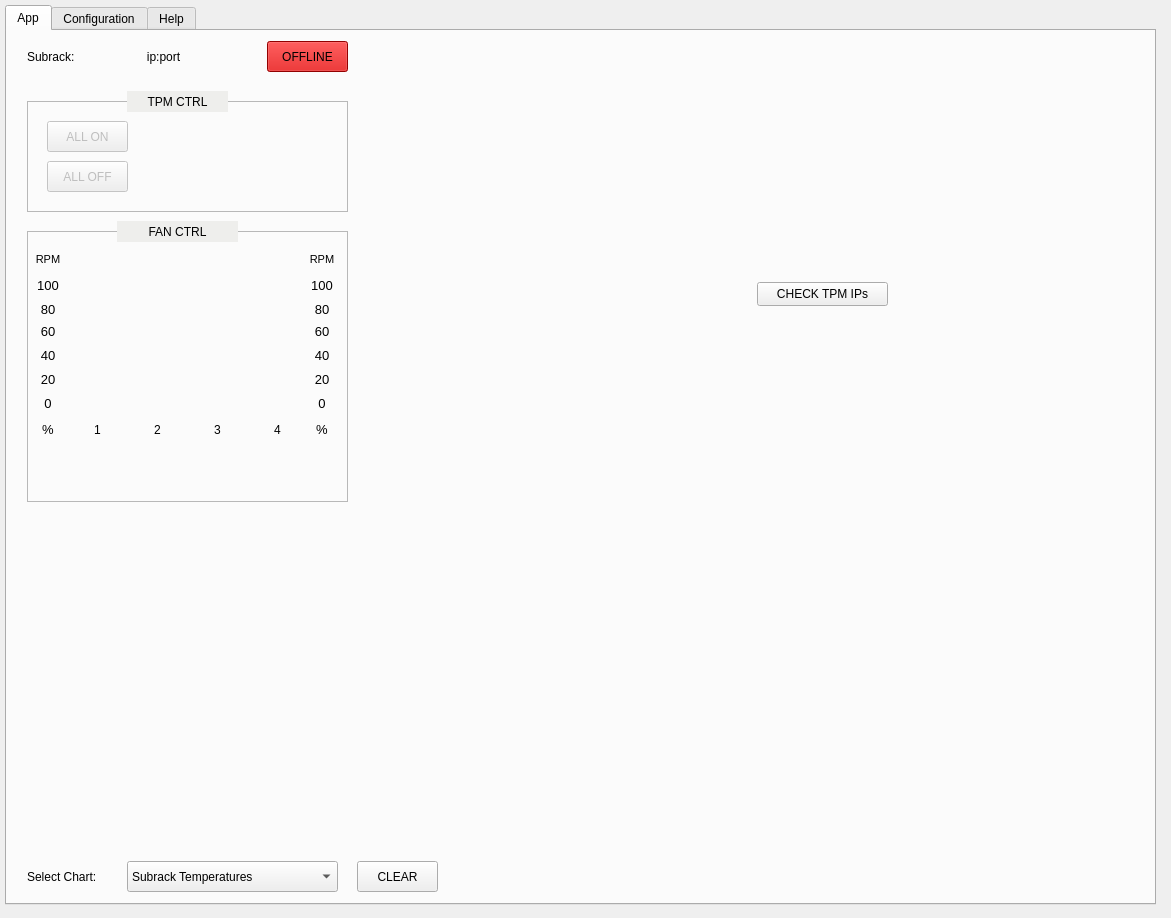
<?xml version="1.0" encoding="UTF-8"?>
<ui version="4.0">
 <class>Form</class>
 <widget class="QWidget" name="Form">
  <property name="geometry">
   <rect>
    <x>0</x>
    <y>0</y>
    <width>1171</width>
    <height>918</height>
   </rect>
  </property>
  <property name="windowTitle">
   <string>Form</string>
  </property>
  <widget class="QTabWidget" name="tabWidget">
   <property name="geometry">
    <rect>
     <x>5</x>
     <y>5</y>
     <width>1151</width>
     <height>900</height>
    </rect>
   </property>
   <property name="currentIndex">
    <number>0</number>
   </property>
   <widget class="QWidget" name="qtab_app">
    <attribute name="title">
     <string>App</string>
    </attribute>
    <widget class="QLabel" name="qlabel_message">
     <property name="geometry">
      <rect>
       <x>800</x>
       <y>830</y>
       <width>341</width>
       <height>31</height>
      </rect>
     </property>
     <property name="layoutDirection">
      <enum>Qt::LeftToRight</enum>
     </property>
     <property name="text">
      <string/>
     </property>
     <property name="alignment">
      <set>Qt::AlignRight|Qt::AlignTrailing|Qt::AlignVCenter</set>
     </property>
    </widget>
    <widget class="QComboBox" name="qcombo_chart">
     <property name="geometry">
      <rect>
       <x>120</x>
       <y>830</y>
       <width>211</width>
       <height>31</height>
      </rect>
     </property>
     <property name="currentIndex">
      <number>0</number>
     </property>
     <property name="maxVisibleItems">
      <number>16</number>
     </property>
     <property name="duplicatesEnabled">
      <bool>false</bool>
     </property>
     <item>
      <property name="text">
       <string>Subrack Temperatures</string>
      </property>
     </item>
     <item>
      <property name="text">
       <string>TPM Board Temperatures</string>
      </property>
     </item>
     <item>
      <property name="text">
       <string>TPM FPGA0 Temperatures</string>
      </property>
     </item>
     <item>
      <property name="text">
       <string>TPM FPGA1 Temperatures</string>
      </property>
     </item>
     <item>
      <property name="text">
       <string>TPM Powers</string>
      </property>
     </item>
     <item>
      <property name="text">
       <string>TPM Currents</string>
      </property>
     </item>
     <item>
      <property name="text">
       <string>TPM Voltages</string>
      </property>
     </item>
     <item>
      <property name="text">
       <string>Power Supply Fan Speeds</string>
      </property>
     </item>
     <item>
      <property name="text">
       <string>Power Supply Powers</string>
      </property>
     </item>
     <item>
      <property name="text">
       <string>Power Supply Currents</string>
      </property>
     </item>
     <item>
      <property name="text">
       <string>Power Supply Voltages</string>
      </property>
     </item>
    </widget>
    <widget class="QWidget" name="qplot_chart_tpm" native="true">
     <property name="geometry">
      <rect>
       <x>0</x>
       <y>480</y>
       <width>1141</width>
       <height>341</height>
      </rect>
     </property>
    </widget>
    <widget class="QPushButton" name="qbutton_connect">
     <property name="geometry">
      <rect>
       <x>260</x>
       <y>10</y>
       <width>81</width>
       <height>31</height>
      </rect>
     </property>
     <property name="styleSheet">
      <string notr="true">background-color: rgb(204, 0, 0);</string>
     </property>
     <property name="text">
      <string>OFFLINE</string>
     </property>
    </widget>
    <widget class="QWidget" name="qplot_mgn_temp" native="true">
     <property name="geometry">
      <rect>
       <x>750</x>
       <y>0</y>
       <width>201</width>
       <height>231</height>
      </rect>
     </property>
    </widget>
    <widget class="QWidget" name="qplot_psu" native="true">
     <property name="geometry">
      <rect>
       <x>940</x>
       <y>0</y>
       <width>201</width>
       <height>231</height>
      </rect>
     </property>
    </widget>
    <widget class="QWidget" name="qplot_tpm_power" native="true">
     <property name="geometry">
      <rect>
       <x>350</x>
       <y>0</y>
       <width>411</width>
       <height>231</height>
      </rect>
     </property>
    </widget>
    <widget class="QLabel" name="qlabel_connection_3">
     <property name="geometry">
      <rect>
       <x>120</x>
       <y>60</y>
       <width>101</width>
       <height>21</height>
      </rect>
     </property>
     <property name="layoutDirection">
      <enum>Qt::LeftToRight</enum>
     </property>
     <property name="styleSheet">
      <string notr="true">background-color: rgb(238, 238, 236);</string>
     </property>
     <property name="text">
      <string>TPM CTRL</string>
     </property>
     <property name="alignment">
      <set>Qt::AlignCenter</set>
     </property>
    </widget>
    <widget class="QWidget" name="qplot_chart_mgn" native="true">
     <property name="geometry">
      <rect>
       <x>10</x>
       <y>480</y>
       <width>1131</width>
       <height>341</height>
      </rect>
     </property>
    </widget>
    <widget class="QLabel" name="qlabel_ip_2">
     <property name="geometry">
      <rect>
       <x>20</x>
       <y>830</y>
       <width>101</width>
       <height>31</height>
      </rect>
     </property>
     <property name="layoutDirection">
      <enum>Qt::LeftToRight</enum>
     </property>
     <property name="text">
      <string>Select Chart:</string>
     </property>
     <property name="alignment">
      <set>Qt::AlignLeading|Qt::AlignLeft|Qt::AlignVCenter</set>
     </property>
    </widget>
    <widget class="QLabel" name="qlabel_ip">
     <property name="geometry">
      <rect>
       <x>20</x>
       <y>10</y>
       <width>61</width>
       <height>31</height>
      </rect>
     </property>
     <property name="layoutDirection">
      <enum>Qt::LeftToRight</enum>
     </property>
     <property name="text">
      <string>Subrack:</string>
     </property>
     <property name="alignment">
      <set>Qt::AlignLeading|Qt::AlignLeft|Qt::AlignVCenter</set>
     </property>
    </widget>
    <widget class="QLabel" name="qlabel_connection_5">
     <property name="geometry">
      <rect>
       <x>110</x>
       <y>190</y>
       <width>121</width>
       <height>21</height>
      </rect>
     </property>
     <property name="layoutDirection">
      <enum>Qt::LeftToRight</enum>
     </property>
     <property name="styleSheet">
      <string notr="true">background-color: rgb(238, 238, 236);</string>
     </property>
     <property name="text">
      <string>FAN CTRL</string>
     </property>
     <property name="alignment">
      <set>Qt::AlignCenter</set>
     </property>
    </widget>
    <widget class="QFrame" name="frame_fan">
     <property name="enabled">
      <bool>false</bool>
     </property>
     <property name="geometry">
      <rect>
       <x>20</x>
       <y>200</y>
       <width>321</width>
       <height>271</height>
      </rect>
     </property>
     <property name="frameShape">
      <enum>QFrame::StyledPanel</enum>
     </property>
     <property name="frameShadow">
      <enum>QFrame::Raised</enum>
     </property>
     <widget class="QLabel" name="label_fan_1">
      <property name="enabled">
       <bool>false</bool>
      </property>
      <property name="geometry">
       <rect>
        <x>60</x>
        <y>190</y>
        <width>21</width>
        <height>17</height>
       </rect>
      </property>
      <property name="styleSheet">
       <string notr="true">color: rgb(0, 0, 0);</string>
      </property>
      <property name="text">
       <string>1</string>
      </property>
      <property name="alignment">
       <set>Qt::AlignCenter</set>
      </property>
     </widget>
     <widget class="QLabel" name="label_fan_2">
      <property name="enabled">
       <bool>false</bool>
      </property>
      <property name="geometry">
       <rect>
        <x>120</x>
        <y>190</y>
        <width>21</width>
        <height>17</height>
       </rect>
      </property>
      <property name="styleSheet">
       <string notr="true">color: rgb(0, 0, 0);</string>
      </property>
      <property name="text">
       <string>2</string>
      </property>
      <property name="alignment">
       <set>Qt::AlignCenter</set>
      </property>
     </widget>
     <widget class="QLabel" name="label_fan_4">
      <property name="enabled">
       <bool>false</bool>
      </property>
      <property name="geometry">
       <rect>
        <x>240</x>
        <y>190</y>
        <width>21</width>
        <height>17</height>
       </rect>
      </property>
      <property name="styleSheet">
       <string notr="true">color: rgb(0, 0, 0);</string>
      </property>
      <property name="text">
       <string>4</string>
      </property>
      <property name="alignment">
       <set>Qt::AlignCenter</set>
      </property>
     </widget>
     <widget class="QLabel" name="label_fan_3">
      <property name="enabled">
       <bool>false</bool>
      </property>
      <property name="geometry">
       <rect>
        <x>180</x>
        <y>190</y>
        <width>21</width>
        <height>17</height>
       </rect>
      </property>
      <property name="styleSheet">
       <string notr="true">color: rgb(0, 0, 0);</string>
      </property>
      <property name="text">
       <string>3</string>
      </property>
      <property name="alignment">
       <set>Qt::AlignCenter</set>
      </property>
     </widget>
     <widget class="QLabel" name="label_perc_0">
      <property name="enabled">
       <bool>false</bool>
      </property>
      <property name="geometry">
       <rect>
        <x>8</x>
        <y>164</y>
        <width>26</width>
        <height>17</height>
       </rect>
      </property>
      <property name="font">
       <font>
        <pointsize>10</pointsize>
       </font>
      </property>
      <property name="styleSheet">
       <string notr="true">color: rgb(0, 0, 0);</string>
      </property>
      <property name="text">
       <string>0</string>
      </property>
      <property name="alignment">
       <set>Qt::AlignCenter</set>
      </property>
     </widget>
     <widget class="QLabel" name="label_perc_80">
      <property name="enabled">
       <bool>false</bool>
      </property>
      <property name="geometry">
       <rect>
        <x>8</x>
        <y>70</y>
        <width>26</width>
        <height>17</height>
       </rect>
      </property>
      <property name="font">
       <font>
        <pointsize>10</pointsize>
       </font>
      </property>
      <property name="styleSheet">
       <string notr="true">color: rgb(0, 0, 0);</string>
      </property>
      <property name="text">
       <string>80</string>
      </property>
      <property name="alignment">
       <set>Qt::AlignCenter</set>
      </property>
     </widget>
     <widget class="QLabel" name="label_perc_100">
      <property name="enabled">
       <bool>false</bool>
      </property>
      <property name="geometry">
       <rect>
        <x>8</x>
        <y>46</y>
        <width>26</width>
        <height>17</height>
       </rect>
      </property>
      <property name="font">
       <font>
        <pointsize>10</pointsize>
       </font>
      </property>
      <property name="styleSheet">
       <string notr="true">color: rgb(0, 0, 0);</string>
      </property>
      <property name="text">
       <string>100</string>
      </property>
      <property name="alignment">
       <set>Qt::AlignCenter</set>
      </property>
     </widget>
     <widget class="QLabel" name="label_perc_60">
      <property name="enabled">
       <bool>false</bool>
      </property>
      <property name="geometry">
       <rect>
        <x>8</x>
        <y>92</y>
        <width>26</width>
        <height>17</height>
       </rect>
      </property>
      <property name="font">
       <font>
        <pointsize>10</pointsize>
       </font>
      </property>
      <property name="styleSheet">
       <string notr="true">color: rgb(0, 0, 0);</string>
      </property>
      <property name="text">
       <string>60</string>
      </property>
      <property name="alignment">
       <set>Qt::AlignCenter</set>
      </property>
     </widget>
     <widget class="QLabel" name="label_perc_20">
      <property name="enabled">
       <bool>false</bool>
      </property>
      <property name="geometry">
       <rect>
        <x>8</x>
        <y>140</y>
        <width>26</width>
        <height>17</height>
       </rect>
      </property>
      <property name="font">
       <font>
        <pointsize>10</pointsize>
       </font>
      </property>
      <property name="styleSheet">
       <string notr="true">color: rgb(0, 0, 0);</string>
      </property>
      <property name="text">
       <string>20</string>
      </property>
      <property name="alignment">
       <set>Qt::AlignCenter</set>
      </property>
     </widget>
     <widget class="QLabel" name="label_perc_40">
      <property name="enabled">
       <bool>false</bool>
      </property>
      <property name="geometry">
       <rect>
        <x>8</x>
        <y>116</y>
        <width>26</width>
        <height>17</height>
       </rect>
      </property>
      <property name="font">
       <font>
        <pointsize>10</pointsize>
       </font>
      </property>
      <property name="styleSheet">
       <string notr="true">color: rgb(0, 0, 0);</string>
      </property>
      <property name="text">
       <string>40</string>
      </property>
      <property name="alignment">
       <set>Qt::AlignCenter</set>
      </property>
     </widget>
     <widget class="QLabel" name="label_perc">
      <property name="enabled">
       <bool>false</bool>
      </property>
      <property name="geometry">
       <rect>
        <x>8</x>
        <y>190</y>
        <width>26</width>
        <height>17</height>
       </rect>
      </property>
      <property name="font">
       <font>
        <pointsize>10</pointsize>
       </font>
      </property>
      <property name="styleSheet">
       <string notr="true">color: rgb(0, 0, 0);</string>
      </property>
      <property name="text">
       <string>%</string>
      </property>
      <property name="alignment">
       <set>Qt::AlignCenter</set>
      </property>
     </widget>
     <widget class="QLabel" name="label_perc_2">
      <property name="enabled">
       <bool>false</bool>
      </property>
      <property name="geometry">
       <rect>
        <x>282</x>
        <y>190</y>
        <width>26</width>
        <height>17</height>
       </rect>
      </property>
      <property name="font">
       <font>
        <pointsize>10</pointsize>
       </font>
      </property>
      <property name="styleSheet">
       <string notr="true">color: rgb(0, 0, 0);</string>
      </property>
      <property name="text">
       <string>%</string>
      </property>
      <property name="alignment">
       <set>Qt::AlignCenter</set>
      </property>
     </widget>
     <widget class="QLabel" name="label_perc_1">
      <property name="enabled">
       <bool>false</bool>
      </property>
      <property name="geometry">
       <rect>
        <x>282</x>
        <y>164</y>
        <width>26</width>
        <height>17</height>
       </rect>
      </property>
      <property name="font">
       <font>
        <pointsize>10</pointsize>
       </font>
      </property>
      <property name="styleSheet">
       <string notr="true">color: rgb(0, 0, 0);</string>
      </property>
      <property name="text">
       <string>0</string>
      </property>
      <property name="alignment">
       <set>Qt::AlignCenter</set>
      </property>
     </widget>
     <widget class="QLabel" name="label_perc_81">
      <property name="enabled">
       <bool>false</bool>
      </property>
      <property name="geometry">
       <rect>
        <x>282</x>
        <y>70</y>
        <width>26</width>
        <height>17</height>
       </rect>
      </property>
      <property name="font">
       <font>
        <pointsize>10</pointsize>
       </font>
      </property>
      <property name="styleSheet">
       <string notr="true">color: rgb(0, 0, 0);</string>
      </property>
      <property name="text">
       <string>80</string>
      </property>
      <property name="alignment">
       <set>Qt::AlignCenter</set>
      </property>
     </widget>
     <widget class="QLabel" name="label_perc_101">
      <property name="enabled">
       <bool>false</bool>
      </property>
      <property name="geometry">
       <rect>
        <x>282</x>
        <y>46</y>
        <width>26</width>
        <height>17</height>
       </rect>
      </property>
      <property name="font">
       <font>
        <pointsize>10</pointsize>
       </font>
      </property>
      <property name="styleSheet">
       <string notr="true">color: rgb(0, 0, 0);</string>
      </property>
      <property name="text">
       <string>100</string>
      </property>
      <property name="alignment">
       <set>Qt::AlignCenter</set>
      </property>
     </widget>
     <widget class="QLabel" name="label_perc_61">
      <property name="enabled">
       <bool>false</bool>
      </property>
      <property name="geometry">
       <rect>
        <x>282</x>
        <y>92</y>
        <width>26</width>
        <height>17</height>
       </rect>
      </property>
      <property name="font">
       <font>
        <pointsize>10</pointsize>
       </font>
      </property>
      <property name="styleSheet">
       <string notr="true">color: rgb(0, 0, 0);</string>
      </property>
      <property name="text">
       <string>60</string>
      </property>
      <property name="alignment">
       <set>Qt::AlignCenter</set>
      </property>
     </widget>
     <widget class="QLabel" name="label_perc_21">
      <property name="enabled">
       <bool>false</bool>
      </property>
      <property name="geometry">
       <rect>
        <x>282</x>
        <y>140</y>
        <width>26</width>
        <height>17</height>
       </rect>
      </property>
      <property name="font">
       <font>
        <pointsize>10</pointsize>
       </font>
      </property>
      <property name="styleSheet">
       <string notr="true">color: rgb(0, 0, 0);</string>
      </property>
      <property name="text">
       <string>20</string>
      </property>
      <property name="alignment">
       <set>Qt::AlignCenter</set>
      </property>
     </widget>
     <widget class="QLabel" name="label_perc_41">
      <property name="enabled">
       <bool>false</bool>
      </property>
      <property name="geometry">
       <rect>
        <x>282</x>
        <y>116</y>
        <width>26</width>
        <height>17</height>
       </rect>
      </property>
      <property name="font">
       <font>
        <pointsize>10</pointsize>
       </font>
      </property>
      <property name="styleSheet">
       <string notr="true">color: rgb(0, 0, 0);</string>
      </property>
      <property name="text">
       <string>40</string>
      </property>
      <property name="alignment">
       <set>Qt::AlignCenter</set>
      </property>
     </widget>
     <widget class="QLabel" name="label_rpm_sx">
      <property name="enabled">
       <bool>false</bool>
      </property>
      <property name="geometry">
       <rect>
        <x>8</x>
        <y>20</y>
        <width>26</width>
        <height>17</height>
       </rect>
      </property>
      <property name="font">
       <font>
        <pointsize>8</pointsize>
       </font>
      </property>
      <property name="styleSheet">
       <string notr="true">color: rgb(0, 0, 0);</string>
      </property>
      <property name="text">
       <string>RPM</string>
      </property>
      <property name="alignment">
       <set>Qt::AlignCenter</set>
      </property>
     </widget>
     <widget class="QLabel" name="label_rpm_dx">
      <property name="enabled">
       <bool>false</bool>
      </property>
      <property name="geometry">
       <rect>
        <x>282</x>
        <y>20</y>
        <width>26</width>
        <height>17</height>
       </rect>
      </property>
      <property name="font">
       <font>
        <pointsize>8</pointsize>
       </font>
      </property>
      <property name="styleSheet">
       <string notr="true">color: rgb(0, 0, 0);</string>
      </property>
      <property name="text">
       <string>RPM</string>
      </property>
      <property name="alignment">
       <set>Qt::AlignCenter</set>
      </property>
     </widget>
    </widget>
    <widget class="QFrame" name="frame_tpm">
     <property name="enabled">
      <bool>false</bool>
     </property>
     <property name="geometry">
      <rect>
       <x>20</x>
       <y>70</y>
       <width>321</width>
       <height>111</height>
      </rect>
     </property>
     <property name="frameShape">
      <enum>QFrame::StyledPanel</enum>
     </property>
     <property name="frameShadow">
      <enum>QFrame::Raised</enum>
     </property>
     <widget class="QPushButton" name="qbutton_tpm_off">
      <property name="geometry">
       <rect>
        <x>20</x>
        <y>60</y>
        <width>81</width>
        <height>31</height>
       </rect>
      </property>
      <property name="text">
       <string>ALL OFF</string>
      </property>
     </widget>
     <widget class="QPushButton" name="qbutton_tpm_on">
      <property name="geometry">
       <rect>
        <x>20</x>
        <y>20</y>
        <width>81</width>
        <height>31</height>
       </rect>
      </property>
      <property name="text">
       <string>ALL ON</string>
      </property>
     </widget>
    </widget>
    <widget class="QPushButton" name="qbutton_clear_chart">
     <property name="geometry">
      <rect>
       <x>350</x>
       <y>830</y>
       <width>81</width>
       <height>31</height>
      </rect>
     </property>
     <property name="text">
      <string>CLEAR</string>
     </property>
    </widget>
    <widget class="QLabel" name="qlabel_tstamp">
     <property name="geometry">
      <rect>
       <x>450</x>
       <y>830</y>
       <width>341</width>
       <height>31</height>
      </rect>
     </property>
     <property name="layoutDirection">
      <enum>Qt::LeftToRight</enum>
     </property>
     <property name="text">
      <string/>
     </property>
     <property name="alignment">
      <set>Qt::AlignCenter</set>
     </property>
    </widget>
    <widget class="QLabel" name="qline_ip">
     <property name="geometry">
      <rect>
       <x>86</x>
       <y>10</y>
       <width>141</width>
       <height>31</height>
      </rect>
     </property>
     <property name="layoutDirection">
      <enum>Qt::LeftToRight</enum>
     </property>
     <property name="text">
      <string>ip:port</string>
     </property>
     <property name="alignment">
      <set>Qt::AlignCenter</set>
     </property>
    </widget>
    <widget class="QWidget" name="qw_log" native="true">
     <property name="geometry">
      <rect>
       <x>350</x>
       <y>240</y>
       <width>791</width>
       <height>231</height>
      </rect>
     </property>
    </widget>
    <widget class="QPushButton" name="qbutton_check_ips">
     <property name="geometry">
      <rect>
       <x>750</x>
       <y>251</y>
       <width>131</width>
       <height>24</height>
      </rect>
     </property>
     <property name="text">
      <string>CHECK TPM IPs</string>
     </property>
    </widget>
    <zorder>qlabel_message</zorder>
    <zorder>qcombo_chart</zorder>
    <zorder>qplot_chart_tpm</zorder>
    <zorder>qbutton_connect</zorder>
    <zorder>qplot_mgn_temp</zorder>
    <zorder>qplot_psu</zorder>
    <zorder>qplot_tpm_power</zorder>
    <zorder>qplot_chart_mgn</zorder>
    <zorder>qlabel_ip_2</zorder>
    <zorder>qlabel_ip</zorder>
    <zorder>frame_fan</zorder>
    <zorder>frame_tpm</zorder>
    <zorder>qlabel_connection_5</zorder>
    <zorder>qlabel_connection_3</zorder>
    <zorder>qbutton_clear_chart</zorder>
    <zorder>qlabel_tstamp</zorder>
    <zorder>qline_ip</zorder>
    <zorder>qw_log</zorder>
    <zorder>qbutton_check_ips</zorder>
   </widget>
   <widget class="QWidget" name="qtab_conf">
    <attribute name="title">
     <string>Configuration</string>
    </attribute>
   </widget>
   <widget class="QWidget" name="qtab_help">
    <attribute name="title">
     <string>Help</string>
    </attribute>
    <widget class="QTextEdit" name="Help_SubRack">
     <property name="geometry">
      <rect>
       <x>10</x>
       <y>10</y>
       <width>1121</width>
       <height>841</height>
      </rect>
     </property>
     <property name="autoFillBackground">
      <bool>false</bool>
     </property>
     <property name="styleSheet">
      <string notr="true">background-color: rgb(251, 249, 246);</string>
     </property>
     <property name="frameShape">
      <enum>QFrame::NoFrame</enum>
     </property>
     <property name="html">
      <string>&lt;!DOCTYPE HTML PUBLIC &quot;-//W3C//DTD HTML 4.0//EN&quot; &quot;http://www.w3.org/TR/REC-html40/strict.dtd&quot;&gt;
&lt;html&gt;&lt;head&gt;&lt;meta name=&quot;qrichtext&quot; content=&quot;1&quot; /&gt;&lt;style type=&quot;text/css&quot;&gt;
p, li { white-space: pre-wrap; }
&lt;/style&gt;&lt;/head&gt;&lt;body style=&quot; font-family:'Ubuntu'; font-size:11pt; font-weight:400; font-style:normal;&quot;&gt;
&lt;p style=&quot;-qt-paragraph-type:empty; margin-top:0px; margin-bottom:0px; margin-left:0px; margin-right:0px; -qt-block-indent:0; text-indent:0px;&quot;&gt;&lt;br /&gt;&lt;/p&gt;&lt;/body&gt;&lt;/html&gt;</string>
     </property>
    </widget>
   </widget>
  </widget>
 </widget>
 <resources/>
 <connections/>
</ui>
